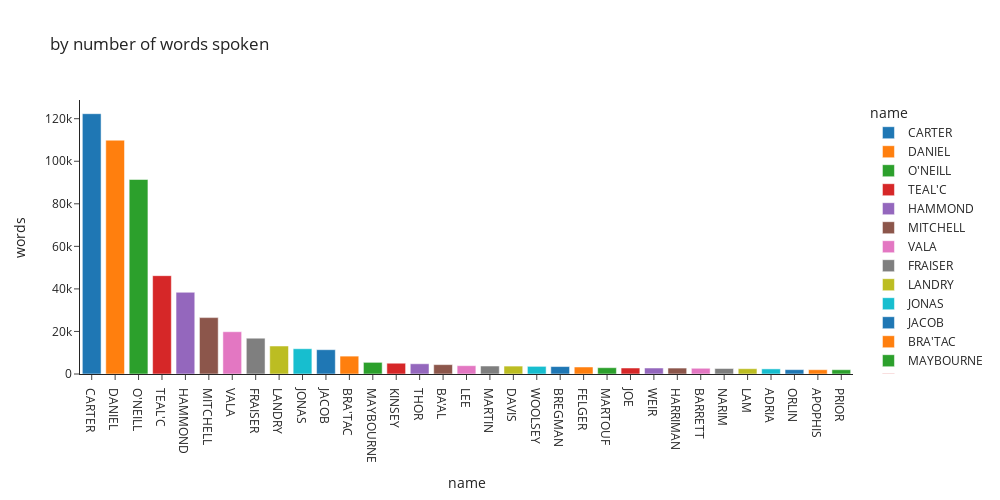

The notebook cell this image was saved under:
### Markdown cell above
Over all seasons, Samantha Carter uses the most words.

### Code cell
gc.collect()
px.bar(
    over_all_seasons.sort("words", descending=True),
    x="name",
    y="words",
    color="name",
    title="by number of words spoken",
    template="simple_white",
    width=1000,
    height=500,
)

### Figure 1 — Plotly figure (JSON) as saved in the notebook; plotly's stock layout.template omitted (floating-point values rounded to 4 significant figures)
{"data": [{"alignmentgroup": "True", "hovertemplate": "name=%{x}<br>words=%{y}<extra></extra>", "legendgroup": "CARTER", "marker": {"color": "#1F77B4", "pattern": {"shape": ""}}, "name": "CARTER", "offsetgroup": "CARTER", "orientation": "v", "showlegend": true, "textposition": "auto", "type": "bar", "x": ["CARTER"], "xaxis": "x", "y": [122351], "yaxis": "y"}, {"alignmentgroup": "True", "hovertemplate": "name=%{x}<br>words=%{y}<extra></extra>", "legendgroup": "DANIEL", "marker": {"color": "#FF7F0E", "pattern": {"shape": ""}}, "name": "DANIEL", "offsetgroup": "DANIEL", "orientation": "v", "showlegend": true, "textposition": "auto", "type": "bar", "x": ["DANIEL"], "xaxis": "x", "y": [109895], "yaxis": "y"}, {"alignmentgroup": "True", "hovertemplate": "name=%{x}<br>words=%{y}<extra></extra>", "legendgroup": "O'NEILL", "marker": {"color": "#2CA02C", "pattern": {"shape": ""}}, "name": "O'NEILL", "offsetgroup": "O'NEILL", "orientation": "v", "showlegend": true, "textposition": "auto", "type": "bar", "x": ["O'NEILL"], "xaxis": "x", "y": [91419], "yaxis": "y"}, {"alignmentgroup": "True", "hovertemplate": "name=%{x}<br>words=%{y}<extra></extra>", "legendgroup": "TEAL'C", "marker": {"color": "#D62728", "pattern": {"shape": ""}}, "name": "TEAL'C", "offsetgroup": "TEAL'C", "orientation": "v", "showlegend": true, "textposition": "auto", "type": "bar", "x": ["TEAL'C"], "xaxis": "x", "y": [46217], "yaxis": "y"}, {"alignmentgroup": "True", "hovertemplate": "name=%{x}<br>words=%{y}<extra></extra>", "legendgroup": "HAMMOND", "marker": {"color": "#9467BD", "pattern": {"shape": ""}}, "name": "HAMMOND", "offsetgroup": "HAMMOND", "orientation": "v", "showlegend": true, "textposition": "auto", "type": "bar", "x": ["HAMMOND"], "xaxis": "x", "y": [38411], "yaxis": "y"}, {"alignmentgroup": "True", "hovertemplate": "name=%{x}<br>words=%{y}<extra></extra>", "legendgroup": "MITCHELL", "marker": {"color": "#8C564B", "pattern": {"shape": ""}}, "name": "MITCHELL", "offsetgroup": "MITCHELL", "orientation": "v", "showlegend": true, "textposition": "auto", "type": "bar", "x": ["MITCHELL"], "xaxis": "x", "y": [26500], "yaxis": "y"}, {"alignmentgroup": "True", "hovertemplate": "name=%{x}<br>words=%{y}<extra></extra>", "legendgroup": "VALA", "marker": {"color": "#E377C2", "pattern": {"shape": ""}}, "name": "VALA", "offsetgroup": "VALA", "orientation": "v", "showlegend": true, "textposition": "auto", "type": "bar", "x": ["VALA"], "xaxis": "x", "y": [19872], "yaxis": "y"}, {"alignmentgroup": "True", "hovertemplate": "name=%{x}<br>words=%{y}<extra></extra>", "legendgroup": "FRAISER", "marker": {"color": "#7F7F7F", "pattern": {"shape": ""}}, "name": "FRAISER", "offsetgroup": "FRAISER", "orientation": "v", "showlegend": true, "textposition": "auto", "type": "bar", "x": ["FRAISER"], "xaxis": "x", "y": [16821], "yaxis": "y"}, {"alignmentgroup": "True", "hovertemplate": "name=%{x}<br>words=%{y}<extra></extra>", "legendgroup": "LANDRY", "marker": {"color": "#BCBD22", "pattern": {"shape": ""}}, "name": "LANDRY", "offsetgroup": "LANDRY", "orientation": "v", "showlegend": true, "textposition": "auto", "type": "bar", "x": ["LANDRY"], "xaxis": "x", "y": [13163], "yaxis": "y"}, {"alignmentgroup": "True", "hovertemplate": "name=%{x}<br>words=%{y}<extra></extra>", "legendgroup": "JONAS", "marker": {"color": "#17BECF", "pattern": {"shape": ""}}, "name": "JONAS", "offsetgroup": "JONAS", "orientation": "v", "showlegend": true, "textposition": "auto", "type": "bar", "x": ["JONAS"], "xaxis": "x", "y": [11877], "yaxis": "y"}, {"alignmentgroup": "True", "hovertemplate": "name=%{x}<br>words=%{y}<extra></extra>", "legendgroup": "JACOB", "marker": {"color": "#1F77B4", "pattern": {"shape": ""}}, "name": "JACOB", "offsetgroup": "JACOB", "orientation": "v", "showlegend": true, "textposition": "auto", "type": "bar", "x": ["JACOB"], "xaxis": "x", "y": [11423], "yaxis": "y"}, {"alignmentgroup": "True", "hovertemplate": "name=%{x}<br>words=%{y}<extra></extra>", "legendgroup": "BRA'TAC", "marker": {"color": "#FF7F0E", "pattern": {"shape": ""}}, "name": "BRA'TAC", "offsetgroup": "BRA'TAC", "orientation": "v", "showlegend": true, "textposition": "auto", "type": "bar", "x": ["BRA'TAC"], "xaxis": "x", "y": [8410], "yaxis": "y"}, {"alignmentgroup": "True", "hovertemplate": "name=%{x}<br>words=%{y}<extra></extra>", "legendgroup": "MAYBOURNE", "marker": {"color": "#2CA02C", "pattern": {"shape": ""}}, "name": "MAYBOURNE", "offsetgroup": "MAYBOURNE", "orientation": "v", "showlegend": true, "textposition": "auto", "type": "bar", "x": ["MAYBOURNE"], "xaxis": "x", "y": [5478], "yaxis": "y"}, {"alignmentgroup": "True", "hovertemplate": "name=%{x}<br>words=%{y}<extra></extra>", "legendgroup": "KINSEY", "marker": {"color": "#D62728", "pattern": {"shape": ""}}, "name": "KINSEY", "offsetgroup": "KINSEY", "orientation": "v", "showlegend": true, "textposition": "auto", "type": "bar", "x": ["KINSEY"], "xaxis": "x", "y": [5068], "yaxis": "y"}, {"alignmentgroup": "True", "hovertemplate": "name=%{x}<br>words=%{y}<extra></extra>", "legendgroup": "THOR", "marker": {"color": "#9467BD", "pattern": {"shape": ""}}, "name": "THOR", "offsetgroup": "THOR", "orientation": "v", "showlegend": true, "textposition": "auto", "type": "bar", "x": ["THOR"], "xaxis": "x", "y": [4809], "yaxis": "y"}, {"alignmentgroup": "True", "hovertemplate": "name=%{x}<br>words=%{y}<extra></extra>", "legendgroup": "BA'AL", "marker": {"color": "#8C564B", "pattern": {"shape": ""}}, "name": "BA'AL", "offsetgroup": "BA'AL", "orientation": "v", "showlegend": true, "textposition": "auto", "type": "bar", "x": ["BA'AL"], "xaxis": "x", "y": [4403], "yaxis": "y"}, {"alignmentgroup": "True", "hovertemplate": "name=%{x}<br>words=%{y}<extra></extra>", "legendgroup": "LEE", "marker": {"color": "#E377C2", "pattern": {"shape": ""}}, "name": "LEE", "offsetgroup": "LEE", "orientation": "v", "showlegend": true, "textposition": "auto", "type": "bar", "x": ["LEE"], "xaxis": "x", "y": [3909], "yaxis": "y"}, {"alignmentgroup": "True", "hovertemplate": "name=%{x}<br>words=%{y}<extra></extra>", "legendgroup": "MARTIN", "marker": {"color": "#7F7F7F", "pattern": {"shape": ""}}, "name": "MARTIN", "offsetgroup": "MARTIN", "orientation": "v", "showlegend": true, "textposition": "auto", "type": "bar", "x": ["MARTIN"], "xaxis": "x", "y": [3752], "yaxis": "y"}, {"alignmentgroup": "True", "hovertemplate": "name=%{x}<br>words=%{y}<extra></extra>", "legendgroup": "DAVIS", "marker": {"color": "#BCBD22", "pattern": {"shape": ""}}, "name": "DAVIS", "offsetgroup": "DAVIS", "orientation": "v", "showlegend": true, "textposition": "auto", "type": "bar", "x": ["DAVIS"], "xaxis": "x", "y": [3721], "yaxis": "y"}, {"alignmentgroup": "True", "hovertemplate": "name=%{x}<br>words=%{y}<extra></extra>", "legendgroup": "WOOLSEY", "marker": {"color": "#17BECF", "pattern": {"shape": ""}}, "name": "WOOLSEY", "offsetgroup": "WOOLSEY", "orientation": "v", "showlegend": true, "textposition": "auto", "type": "bar", "x": ["WOOLSEY"], "xaxis": "x", "y": [3597], "yaxis": "y"}, {"alignmentgroup": "True", "hovertemplate": "name=%{x}<br>words=%{y}<extra></extra>", "legendgroup": "BREGMAN", "marker": {"color": "#1F77B4", "pattern": {"shape": ""}}, "name": "BREGMAN", "offsetgroup": "BREGMAN", "orientation": "v", "showlegend": true, "textposition": "auto", "type": "bar", "x": ["BREGMAN"], "xaxis": "x", "y": [3503], "yaxis": "y"}, {"alignmentgroup": "True", "hovertemplate": "name=%{x}<br>words=%{y}<extra></extra>", "legendgroup": "FELGER", "marker": {"color": "#FF7F0E", "pattern": {"shape": ""}}, "name": "FELGER", "offsetgroup": "FELGER", "orientation": "v", "showlegend": true, "textposition": "auto", "type": "bar", "x": ["FELGER"], "xaxis": "x", "y": [3296], "yaxis": "y"}, {"alignmentgroup": "True", "hovertemplate": "name=%{x}<br>words=%{y}<extra></extra>", "legendgroup": "MARTOUF", "marker": {"color": "#2CA02C", "pattern": {"shape": ""}}, "name": "MARTOUF", "offsetgroup": "MARTOUF", "orientation": "v", "showlegend": true, "textposition": "auto", "type": "bar", "x": ["MARTOUF"], "xaxis": "x", "y": [2967], "yaxis": "y"}, {"alignmentgroup": "True", "hovertemplate": "name=%{x}<br>words=%{y}<extra></extra>", "legendgroup": "JOE", "marker": {"color": "#D62728", "pattern": {"shape": ""}}, "name": "JOE", "offsetgroup": "JOE", "orientation": "v", "showlegend": true, "textposition": "auto", "type": "bar", "x": ["JOE"], "xaxis": "x", "y": [2825], "yaxis": "y"}, {"alignmentgroup": "True", "hovertemplate": "name=%{x}<br>words=%{y}<extra></extra>", "legendgroup": "WEIR", "marker": {"color": "#9467BD", "pattern": {"shape": ""}}, "name": "WEIR", "offsetgroup": "WEIR", "orientation": "v", "showlegend": true, "textposition": "auto", "type": "bar", "x": ["WEIR"], "xaxis": "x", "y": [2819], "yaxis": "y"}, {"alignmentgroup": "True", "hovertemplate": "name=%{x}<br>words=%{y}<extra></extra>", "legendgroup": "HARRIMAN", "marker": {"color": "#8C564B", "pattern": {"shape": ""}}, "name": "HARRIMAN", "offsetgroup": "HARRIMAN", "orientation": "v", "showlegend": true, "textposition": "auto", "type": "bar", "x": ["HARRIMAN"], "xaxis": "x", "y": [2794], "yaxis": "y"}, {"alignmentgroup": "True", "hovertemplate": "name=%{x}<br>words=%{y}<extra></extra>", "legendgroup": "BARRETT", "marker": {"color": "#E377C2", "pattern": {"shape": ""}}, "name": "BARRETT", "offsetgroup": "BARRETT", "orientation": "v", "showlegend": true, "textposition": "auto", "type": "bar", "x": ["BARRETT"], "xaxis": "x", "y": [2700], "yaxis": "y"}, {"alignmentgroup": "True", "hovertemplate": "name=%{x}<br>words=%{y}<extra></extra>", "legendgroup": "NARIM", "marker": {"color": "#7F7F7F", "pattern": {"shape": ""}}, "name": "NARIM", "offsetgroup": "NARIM", "orientation": "v", "showlegend": true, "textposition": "auto", "type": "bar", "x": ["NARIM"], "xaxis": "x", "y": [2595], "yaxis": "y"}, {"alignmentgroup": "True", "hovertemplate": "name=%{x}<br>words=%{y}<extra></extra>", "legendgroup": "LAM", "marker": {"color": "#BCBD22", "pattern": {"shape": ""}}, "name": "LAM", "offsetgroup": "LAM", "orientation": "v", "showlegend": true, "textposition": "auto", "type": "bar", "x": ["LAM"], "xaxis": "x", "y": [2501], "yaxis": "y"}, {"alignmentgroup": "True", "hovertemplate": "name=%{x}<br>words=%{y}<extra></extra>", "legendgroup": "ADRIA", "marker": {"color": "#17BECF", "pattern": {"shape": ""}}, "name": "ADRIA", "offsetgroup": "ADRIA", "orientation": "v", "showlegend": true, "textposition": "auto", "type": "bar", "x": ["ADRIA"], "xaxis": "x", "y": [2407], "yaxis": "y"}, {"alignmentgroup": "True", "hovertemplate": "name=%{x}<br>words=%{y}<extra></extra>", "legendgroup": "ORLIN", "marker": {"color": "#1F77B4", "pattern": {"shape": ""}}, "name": "ORLIN", "offsetgroup": "ORLIN", "orientation": "v", "showlegend": true, "textposition": "auto", "type": "bar", "x": ["ORLIN"], "xaxis": "x", "y": [2052], "yaxis": "y"}, {"alignmentgroup": "True", "hovertemplate": "name=%{x}<br>words=%{y}<extra></extra>", "legendgroup": "APOPHIS", "marker": {"color": "#FF7F0E", "pattern": {"shape": ""}}, "name": "APOPHIS", "offsetgroup": "APOPHIS", "orientation": "v", "showlegend": true, "textposition": "auto", "type": "bar", "x": ["APOPHIS"], "xaxis": "x", "y": [2019], "yaxis": "y"}, {"alignmentgroup": "True", "hovertemplate": "name=%{x}<br>words=%{y}<extra></extra>", "legendgroup": "PRIOR", "marker": {"color": "#2CA02C", "pattern": {"shape": ""}}, "name": "PRIOR", "offsetgroup": "PRIOR", "orientation": "v", "showlegend": true, "textposition": "auto", "type": "bar", "x": ["PRIOR"], "xaxis": "x", "y": [2018], "yaxis": "y"}], "layout": {"barmode": "relative", "height": 500, "legend": {"title": {"text": "name"}, "tracegroupgap": 0}, "title": {"text": "by number of words spoken"}, "width": 1000, "xaxis": {"anchor": "y", "autorange": true, "categoryarray": ["CARTER", "DANIEL", "O'NEILL", "TEAL'C", "HAMMOND", "MITCHELL", "VALA", "FRAISER", "LANDRY", "JONAS", "JACOB", "BRA'TAC", "MAYBOURNE", "KINSEY", "THOR", "BA'AL", "LEE", "MARTIN", "DAVIS", "WOOLSEY", "BREGMAN", "FELGER", "MARTOUF", "JOE", "WEIR", "HARRIMAN", "BARRETT", "NARIM", "LAM", "ADRIA", "ORLIN", "APOPHIS", "PRIOR"], "categoryorder": "array", "domain": [0, 1], "range": [-0.5, 32.5], "title": {"text": "name"}, "type": "category"}, "yaxis": {"anchor": "x", "autorange": true, "domain": [0, 1], "range": [0, 128800.0], "title": {"text": "words"}, "type": "linear"}}}
